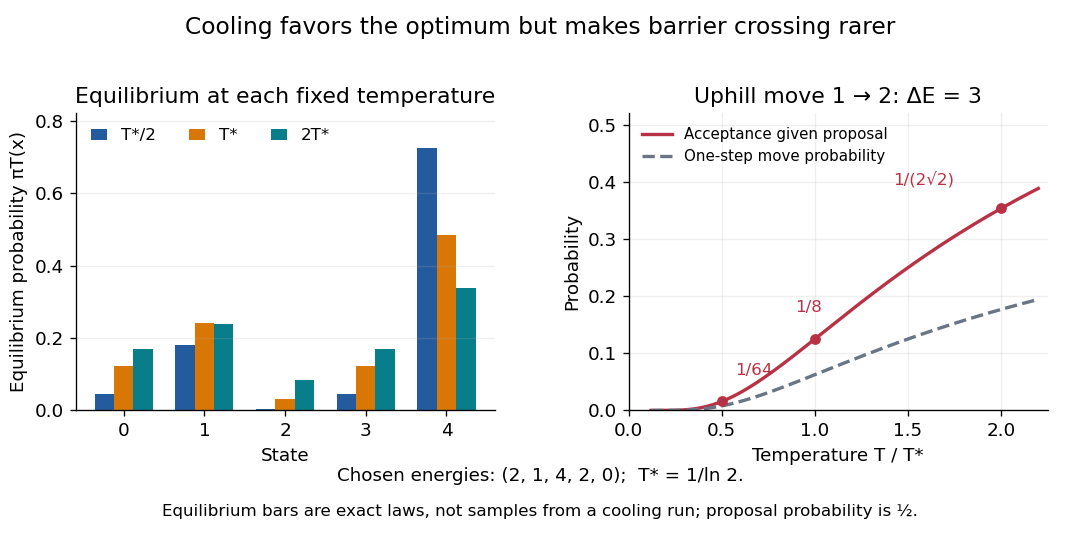

Here is the Python script that generated this plot:
"""Compare exact finite equilibrium weights with uphill acceptance.

Run from _media. Tested with Python 3.14, matplotlib 3.10.7, NumPy 2.3.5.
"""

from pathlib import Path

import matplotlib.pyplot as plt
import numpy as np


def main():
    energy = np.array([2, 1, 4, 2, 0])
    t_star = 1 / np.log(2)
    ratios = [0.5, 1, 2]
    weights = [np.exp(-energy / (ratio * t_star)) for ratio in ratios]
    laws = [w / w.sum() for w in weights]
    assert np.allclose(laws[0], np.array([16, 64, 1, 16, 256]) / 353)
    assert np.allclose(laws[1], np.array([4, 8, 1, 4, 16]) / 33)
    assert np.isclose(np.exp(-3 / t_star), 1 / 8)
    colors = ["#245b9e", "#d97706", "#087e8b"]
    plt.rcParams.update({"font.size": 11, "axes.spines.top": False,
                         "axes.spines.right": False})
    fig, (left, right) = plt.subplots(1, 2, figsize=(9, 4.5), dpi=120, facecolor="white")
    fig.subplots_adjust(left=0.07, right=0.97, bottom=0.24, top=0.79, wspace=0.32)
    states = np.arange(5)
    for i, (law, color, label) in enumerate(zip(laws, colors, ["T*/2", "T*", "2T*"])):
        left.bar(states + (i - 1) * 0.24, law, width=0.24,
                 color=color, label=label)
    left.set(xticks=states, xlabel="State", ylabel="Equilibrium probability πT(x)",
             ylim=(0, 0.82), title="Equilibrium at each fixed temperature")
    left.legend(frameon=False, ncol=3, fontsize=10, loc="upper left", handlelength=1)
    left.grid(axis="y", alpha=0.2)
    scaled_t = np.linspace(0.12, 2.2, 400)
    acceptance = np.exp(-3 / (scaled_t * t_star))
    right.plot(scaled_t, acceptance, color="#b83245", lw=2,
               label="Acceptance given proposal")
    right.plot(scaled_t, acceptance / 2, color="#687584", lw=2, linestyle="--",
               label="One-step move probability")
    for ratio, label, offset in [(0.5, "1/64", (8, 16)),
                                 (1, "1/8", (-12, 16)),
                                 (2, "1/(2√2)", (-65, 14))]:
        value = np.exp(-3 / (ratio * t_star))
        right.scatter([ratio], [value], color="#b83245", s=30, zorder=3)
        right.annotate(label, (ratio, value), xytext=offset,
                       textcoords="offset points", color="#b83245", fontsize=10)
    right.set(xlabel="Temperature T / T*", ylabel="Probability", xlim=(0, 2.25),
              ylim=(0, 0.52), title="Uphill move 1 → 2: ΔE = 3")
    right.legend(frameon=False, fontsize=9, loc="upper left")
    right.grid(alpha=0.2)
    fig.suptitle("Cooling favors the optimum but makes barrier crossing rarer", fontsize=14, y=0.97)
    fig.text(0.5, 0.11, "Chosen energies: (2, 1, 4, 2, 0);  T* = 1/ln 2.", ha="center")
    fig.text(0.5, 0.045,
             "Equilibrium bars are exact laws, not samples from a cooling run; proposal probability is ½.",
             ha="center", fontsize=10)
    fig.savefig(Path.cwd() / (Path(__file__).stem + ".png"), facecolor="white")
    plt.close(fig)


if __name__ == "__main__":
    main()
